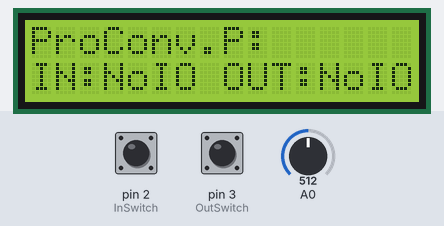
A sketch run on a simulated Arduino Uno, built with avr-gcc and run on an emulated ATmega328P. On the bench: 16×2 character LCD. Inputs (shaded band) come from the test bench; at power-on: pin 2 (InSwitch) LOW, pin 3 (OutSwitch) LOW, A0 = 512.

Above: at 3.2 s.
3.3 s: pin 2 (InSwitch) pulled HIGH for 3.2 s
At 7.5 s:
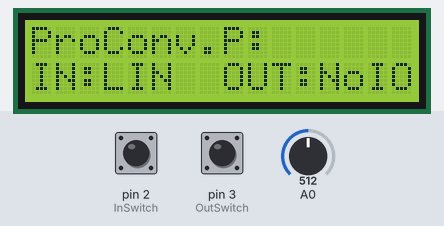
8.0 s: pin 3 (OutSwitch) pulled HIGH for 0.15 s
At 9.7 s:
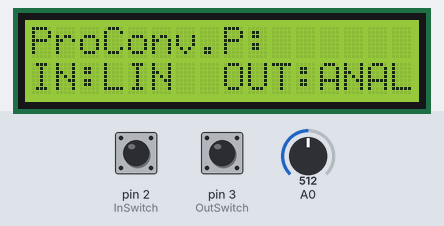
10.0 s: pin 2 (InSwitch) pulled HIGH for 0.15 s
At 11.2 s:
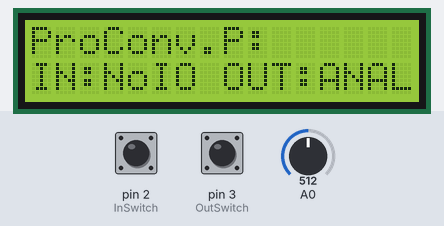
12.0 s: pin 3 (OutSwitch) pulled HIGH for 3.2 s
At 12.9 s:
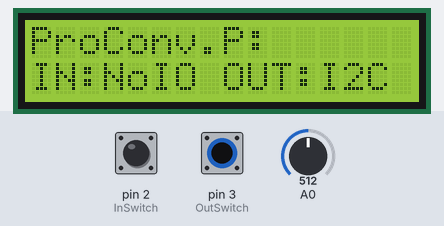
16.7 s: pin 3 (OutSwitch) pulled HIGH for 1 s
At 17.5 s:
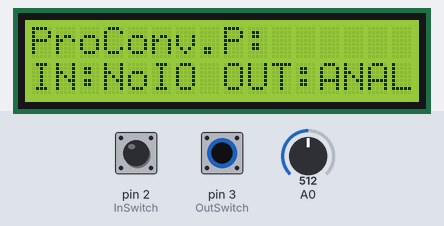
19.2 s: pin 2 (InSwitch) pulled HIGH for 1 s
At 21.0 s:
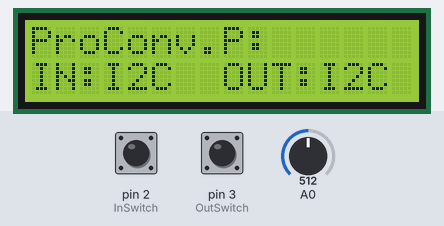
Timing chart, 0 to 22.5 s (numbered marks = the images above; inputs shaded):
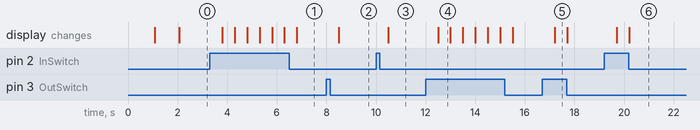

The sketch:

arduino_code.ino
```cpp
// include the library code:
#include <LiquidCrystal.h>
const int InSwitch = 2;
const int OutSwitch = 3;

const int rs = 12, en = 11, d4 = 10, d5 = 9, d6 = 8, d7 = 7;
LiquidCrystal lcd(rs, en, d4, d5, d6, d7);
int LCDUpdate;
const char Protocol[10][4]={"NoIO","ANAL","I2C ","SPI ","UART","PAR ","CAN ","LIN "};
const char Ascii[]={'0','1','2','3','4','5','6','7','8','9','A','B','C','D','E','F'};
unsigned int In,Out;
void WelcomeMsg();
void Display();
void Keypad();
void Convert();
void setup() {
Serial.begin(9600);
lcd.begin(16,2);
pinMode(InSwitch, INPUT);
pinMode(OutSwitch, INPUT);
In=Out=0;
WelcomeMsg();
}

void loop() {
Keypad();
Display();
Convert();
}
void Convert()
{if(In==1)//Analog is the Input
{ int sensorValue = analogRead(A0);
  if(Out==5)//Parallel Output
  {int D1,D2,D3,D4;
   // D1=sensorValue&0x000f;D2=sensorValue>>4&0x000f;D3=sensorValue>>8&0x000f;D4=sensorValue>>12&0x000f;
    D1=sensorValue%10;
    D4=sensorValue/1000;
    D3=(sensorValue-D4*1000-D1)/100;
    D2=(sensorValue-(D4*1000+D1+D3*100))/10;
    lcd.setCursor(12, 0);lcd.print(Ascii[D4]);
    lcd.setCursor(13, 0);lcd.print(Ascii[D3]);
    lcd.setCursor(14, 0);lcd.print(Ascii[D2]);
    lcd.setCursor(15, 0);lcd.print(Ascii[D1]);
  }
  if(Out==4)//UART Output
  {
  int sensorValue = analogRead(A0);
  // print out the value you read:
   Serial.println(sensorValue);
   }

}
}
void Keypad()
{if(digitalRead(InSwitch)==HIGH){delay(500);In=In+1;if(In>7){In=0;}LCDUpdate=1;Display();}
 if(digitalRead(OutSwitch)==HIGH){delay(500);Out=Out+1;if(Out>7){Out=0;}LCDUpdate=1;Display();}
}
void Display(){
if(LCDUpdate)
  {
  lcd.setCursor(3, 1);lcd.print(Protocol[In][0]);lcd.print(Protocol[In][1]);lcd.print(Protocol[In][2]);lcd.print(Protocol[In][3]);
  lcd.setCursor(12, 1);lcd.print(Protocol[Out][0]);lcd.print(Protocol[Out][1]);lcd.print(Protocol[Out][2]);lcd.print(Protocol[Out][3]);
  LCDUpdate=0;
  }
}
void WelcomeMsg(){
  lcd.setCursor(3, 0);lcd.print("Universal");lcd.setCursor(2, 1);lcd.print("Protocl Conv.");
  delay(1000); lcd.clear();
  lcd.setCursor(0, 0); lcd.print("ProConv.P:");
  lcd.setCursor(0, 1); lcd.print("IN:"); lcd.setCursor(8, 1);
  lcd.print("OUT:"); delay(1000);
  lcd.setCursor(3, 1);lcd.print(Protocol[In][0]);lcd.print(Protocol[In][1]);lcd.print(Protocol[In][2]);lcd.print(Protocol[In][3]);
  lcd.setCursor(12, 1);lcd.print(Protocol[Out][0]);lcd.print(Protocol[Out][1]);lcd.print(Protocol[Out][2]);lcd.print(Protocol[Out][3]);
  LCDUpdate=0;
  }
```

Measured:
- after the input at 3.3 s, the display: first changes after 0.50 s (image 1 shows a later state)
- after the input at 8.0 s, the display: changes after 0.50 s (image 2)
- after the input at 10.0 s, the display: changes after 0.50 s (image 3)
- after the input at 12.0 s, the display: changes after 0.50 s (image 4)
- after the input at 16.7 s, the display: changes after 0.50 s (image 5)
- after the input at 19.2 s, the display: first changes after 0.50 s (image 6 shows a later state)
- what the display in image 4 shows lasts 0.5 s, from 12.5 s to 13.0 s
